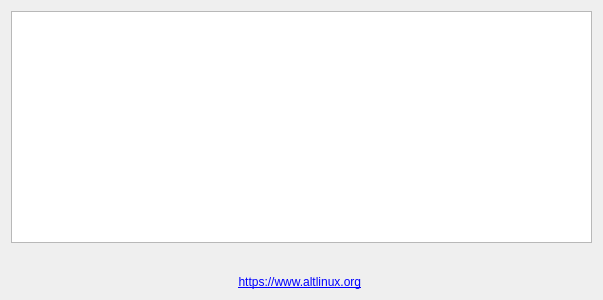
<?xml version="1.0" encoding="UTF-8"?>
<ui version="4.0">
 <class>alt::UsefulSourcesWidget</class>
 <widget class="QWidget" name="alt::UsefulSourcesWidget">
  <property name="geometry">
   <rect>
    <x>0</x>
    <y>0</y>
    <width>603</width>
    <height>300</height>
   </rect>
  </property>
  <property name="windowTitle">
   <string>Form</string>
  </property>
  <layout class="QGridLayout" name="gridLayout">
   <item row="0" column="0">
    <widget class="QTextBrowser" name="textBrowser">
     <property name="openExternalLinks">
      <bool>true</bool>
     </property>
    </widget>
   </item>
   <item row="1" column="0">
    <layout class="QHBoxLayout" name="horizontalLayout">
     <item>
      <spacer name="horizontalSpacer">
       <property name="orientation">
        <enum>Qt::Horizontal</enum>
       </property>
       <property name="sizeHint" stdset="0">
        <size>
         <width>40</width>
         <height>20</height>
        </size>
       </property>
      </spacer>
     </item>
     <item>
      <widget class="QLabel" name="logoLabel">
       <property name="text">
        <string/>
       </property>
       <property name="scaledContents">
        <bool>true</bool>
       </property>
       <property name="alignment">
        <set>Qt::AlignCenter</set>
       </property>
      </widget>
     </item>
     <item>
      <spacer name="horizontalSpacer_2">
       <property name="orientation">
        <enum>Qt::Horizontal</enum>
       </property>
       <property name="sizeHint" stdset="0">
        <size>
         <width>40</width>
         <height>20</height>
        </size>
       </property>
      </spacer>
     </item>
    </layout>
   </item>
   <item row="2" column="0">
    <widget class="QLabel" name="urlLabel">
     <property name="text">
      <string notr="true"> &lt;a href=&quot;https://www.altlinux.org&quot;&gt;https://www.altlinux.org&lt;/a&gt; </string>
     </property>
     <property name="alignment">
      <set>Qt::AlignCenter</set>
     </property>
     <property name="openExternalLinks">
      <bool>true</bool>
     </property>
     <property name="textInteractionFlags">
      <set>Qt::LinksAccessibleByMouse|Qt::TextSelectableByKeyboard|Qt::TextSelectableByMouse</set>
     </property>
    </widget>
   </item>
  </layout>
 </widget>
 <resources>
  <include location="../../logo.qrc"/>
 </resources>
 <connections/>
</ui>
